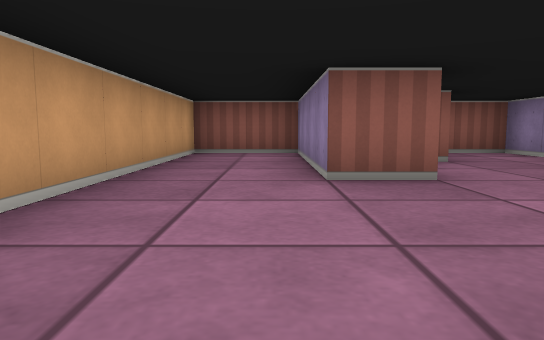
view 1 (above)

13 first-person views from a walk through a cub3D ray-caster map. The camera is about half as high as the walls, tilts 6° down and sees 70° across. The floor is counted in squares. Each view is taken from the middle of a square. On the plan, view 1 faces up. The plan holds only what a view shows up to about 9 squares ahead; the rest is blank.

view 2
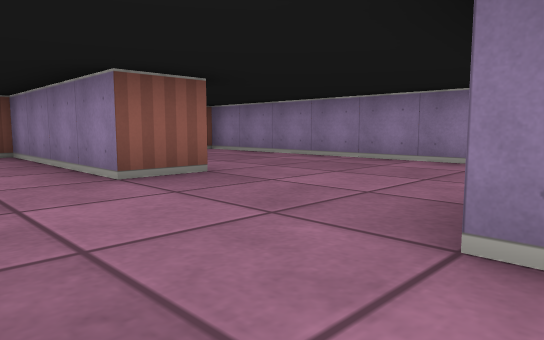

view 3
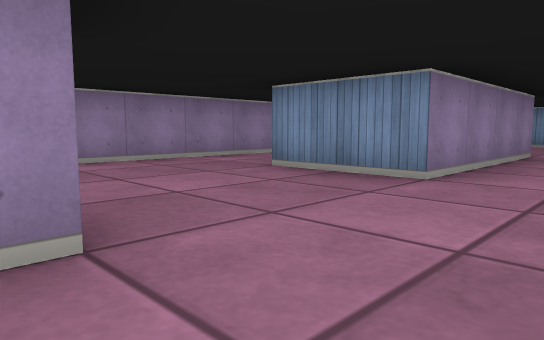

view 4
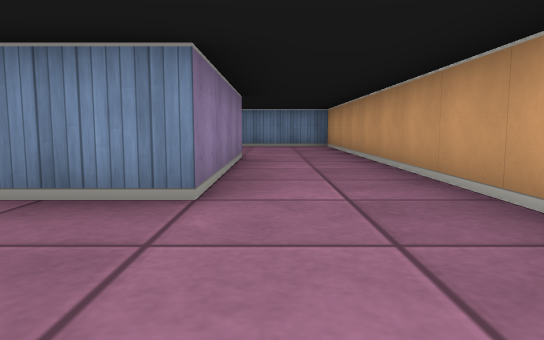

view 5
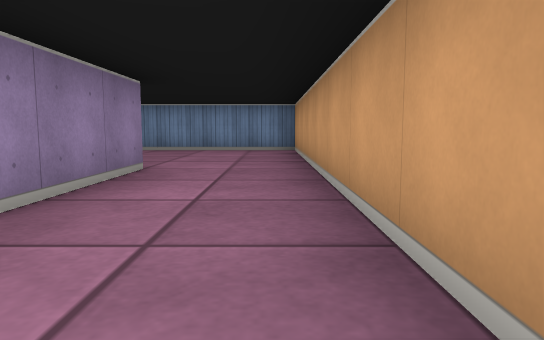

view 6
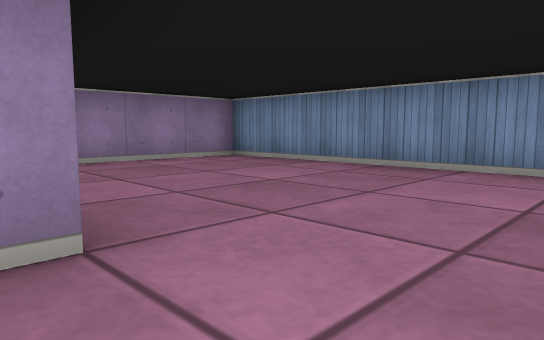

view 7
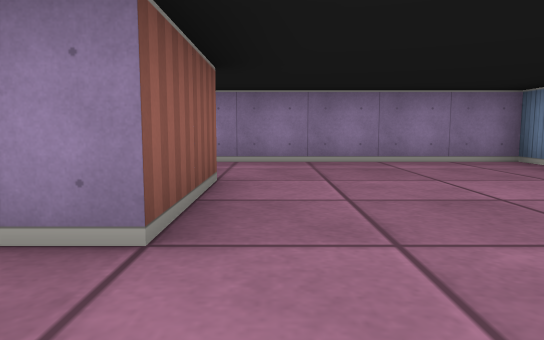

view 8
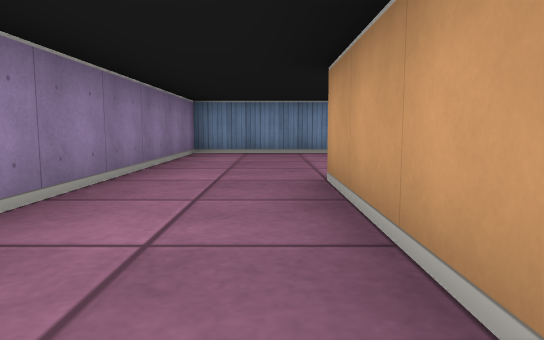

view 9
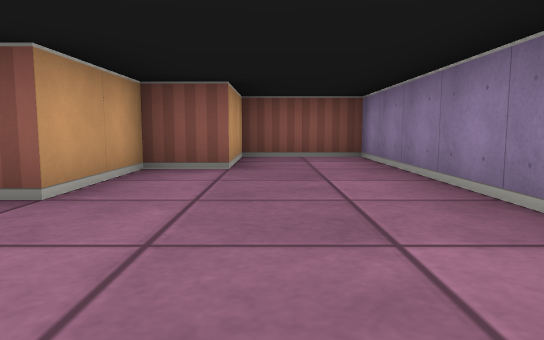

view 10
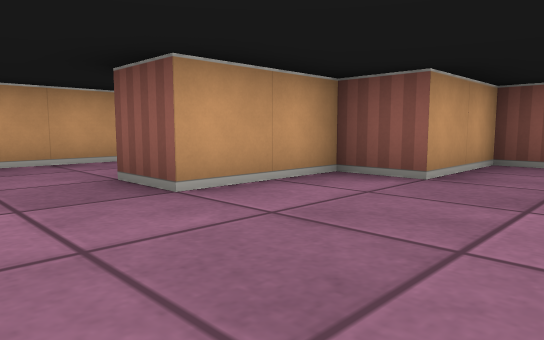

view 11
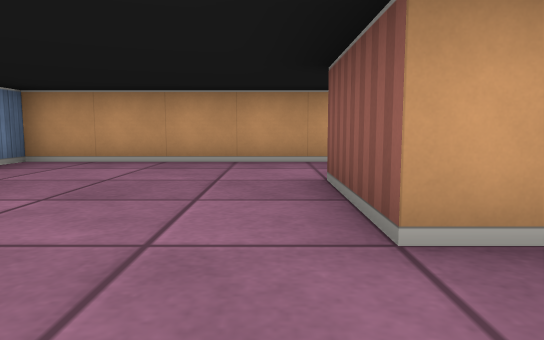

view 12
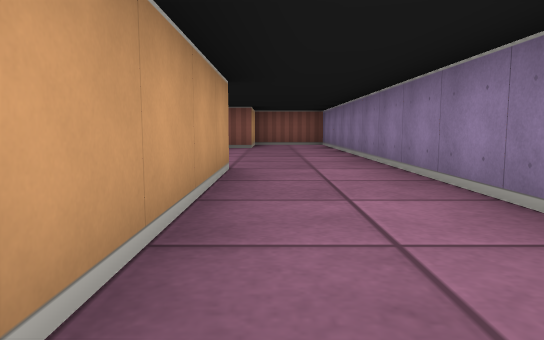

view 13
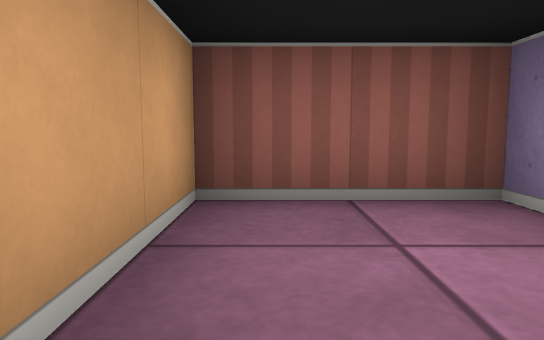

### Floor plan
Points are (right, up) in squares from view 1. A wall is a line through its corners. A room is listed if a view was taken in it or the views show most of it. See-through windows are left out.
Room 1 (views 1, 2, 5, 6, 7, 8, 11, 12)
walls: (2.5, 0.5) (2.5, -3.5) (0.5, -3.5) (0.5, 0.5); (-1.5, 1.5) (-1.5, -7.5) (4.5, -7.5) (4.5, 0.5)
ways out: opening at (1.5, 0.2) to room 2
Room 2 (views 3, 4, 9, 10, 13)
walls: (0.5, 0.5) (2.5, 0.5); (4.5, 0.5) (4.5, 7.5) (2.5, 7.5) (2.5, 5.5) (1.5, 5.5) (1.5, 3.5) (0.5, 3.5) (0.5, 7.5) (-1.5, 7.5) (-1.5, 1.5)
ways out: opening at (1.5, 0.2) to room 1

Where each view was taken, in squares from view 1:
view 1: 0 up, 0 right, facing up
view 2: 0 up, 1 left, facing up-right
view 3: 4 up, 1 left, facing down-right
view 4: 3 up, 0 right, facing down
view 5: 1 up, 1 left, facing down
view 6: 3 down, 1 left, facing down-right
view 7: 4 down, 1 left, facing right
view 8: 0 up, 3 right, facing down
view 9: 1 up, 3 right, facing up
view 10: 2 up, 4 right, facing up-left
view 11: 4 down, 4 right, facing left
view 12: 4 down, 3 right, facing up
view 13: 5 up, 1 left, facing up
